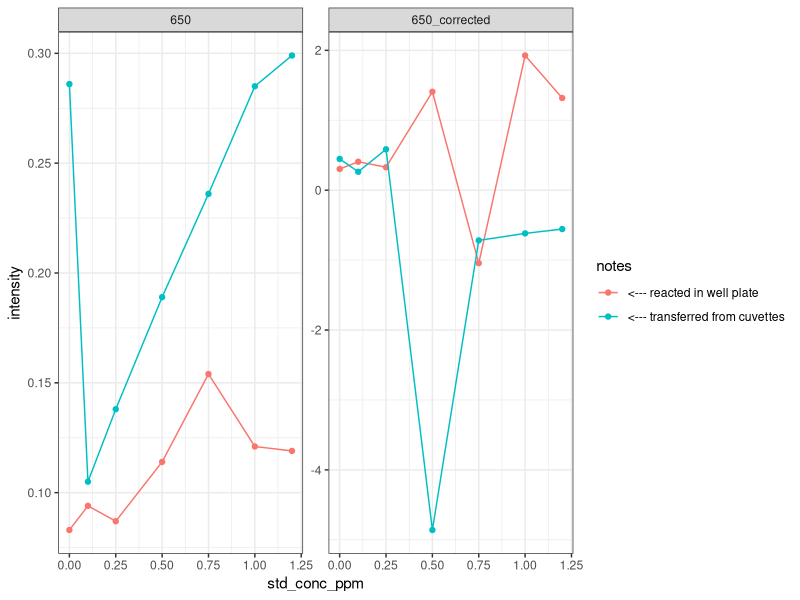
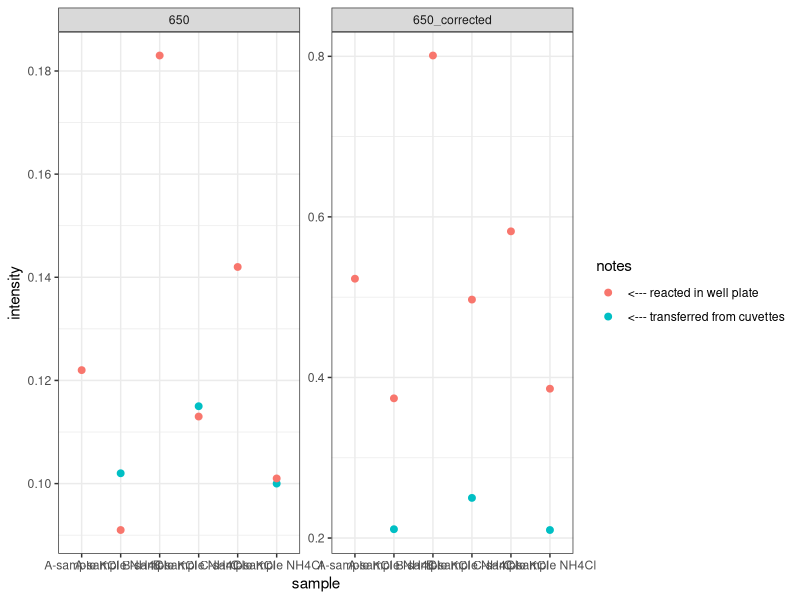

Reproduce these figures in R, in order.
library(tidyverse)
theme_set(theme_bw())
data = readxl::read_xlsx("1-data/P_molybdate_test_2022-07-12.xlsx", skip = 27)
map = readxl::read_xlsx("1-data/P_molybdate_test_2022-07-12.xlsx", sheet = "Map")

# process data
data2 = 
  data %>% 
  rename(letter = `...1`,
         measurement = `...14`) %>% 
  fill(letter)

data_long = 
  data2 %>% 
  pivot_longer(-c(letter, measurement)) %>% 
  mutate(name = str_pad(name, 2, pad = "0"),
         well = paste0(letter, name),
         value = as.numeric(value),
         value = round(value, 4)) %>% 
  filter(!is.na(value)) %>% 
  dplyr::select(well, measurement, value) %>% 
  filter(grepl("650", measurement)) %>% 
  mutate(measurement = recode(measurement, "Corrected [650]" = "650_corrected")) %>% 
  pivot_wider(names_from = "measurement", values_from = "value")

# process map
map2 = 
  map %>% 
  rename(letter = `...1`,
         notes = `...14`) %>% 
  pivot_longer(-c(letter, notes)) %>% 
  mutate(name = str_pad(name, 2, pad = "0"),
         well = paste0(letter, name)) %>% 
  filter(!is.na(value)) %>% 
  dplyr::select(well, value, notes) %>% 
  rename(sample = value) %>% 
  mutate(std_conc_ppm = case_when(sample == "0-std" ~ 0,
                                  sample == "1-std" ~ 0.1,
                                  sample == "2-std" ~ 0.25,
                                  sample == "3-std" ~ 0.5,
                                  sample == "4-std" ~ 0.75,
                                  sample == "5-std" ~ 1.0,
                                  sample == "6-std" ~ 1.2))


data_full = 
  data_long %>% 
  left_join(map2) %>% 
  pivot_longer(cols = c(`650`, `650_corrected`), 
               names_to = "measurement", values_to = "intensity")


# graphs

data_full %>% 
  filter(!is.na(std_conc_ppm)) %>% 
  ggplot(aes(x = std_conc_ppm, y = `intensity`, color = notes))+
  geom_point()+
  geom_line()+
  facet_wrap(~measurement, scales = "free_y")


data_full %>% 
  filter(is.na(std_conc_ppm) & !is.na(sample)) %>% 
  ggplot(aes(x = sample, y = intensity, color = notes))+
  geom_point(size = 2)+
  facet_wrap(~measurement, scales = "free_y")

